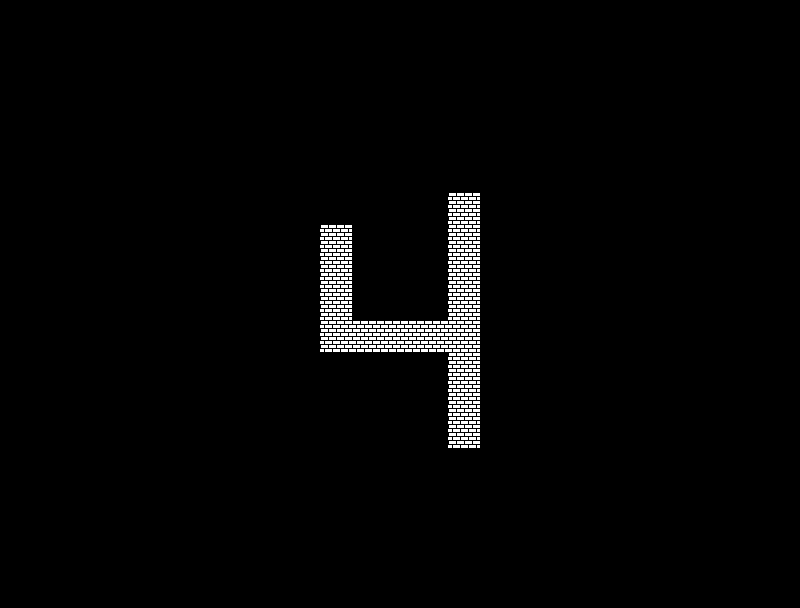

Tiled map render using the project's own tile images. Description and the whole map definition, tile-layer contents included, below:
An orthogonal 25x19 tile map with 32x32 px tiles, 2 tile layers (background, collision) and 5 objects.

<map version="1.0" orientation="orthogonal" renderorder="right-down" width="25" height="19" tilewidth="32" tileheight="32" nextobjectid="8">
 <tileset firstgid="1" name="protoTiles" tilewidth="32" tileheight="32" tilecount="100" columns="10">
  <image source="../../assets/protoTiles.png" width="320" height="320" />
 </tileset>
 <layer name="background" width="25" height="19">
  <data encoding="csv">
0,0,0,0,0,0,0,0,0,0,0,0,0,0,0,0,0,0,0,0,0,0,0,0,0,
0,0,0,0,0,0,0,0,0,0,0,0,0,0,0,0,0,0,0,0,0,0,0,0,0,
0,0,0,0,0,0,0,0,0,0,0,0,0,0,0,0,0,0,0,0,0,0,0,0,0,
0,0,0,0,0,0,0,0,0,0,0,0,0,0,0,0,0,0,0,0,0,0,0,0,0,
0,0,0,0,0,0,0,0,0,0,0,0,0,0,0,0,0,0,0,0,0,0,0,0,0,
0,0,0,0,0,0,0,0,0,0,0,0,0,0,0,0,0,0,0,0,0,0,0,0,0,
0,0,0,0,0,0,0,0,0,0,0,0,0,0,0,0,0,0,0,0,0,0,0,0,0,
0,0,0,0,0,0,0,0,0,0,0,0,0,0,0,0,0,0,0,0,0,0,0,0,0,
0,0,0,0,0,0,0,0,0,0,0,0,0,0,0,0,0,0,0,0,0,0,0,0,0,
0,0,0,0,0,0,0,0,0,0,0,0,0,0,0,0,0,0,0,0,0,0,0,0,0,
0,0,0,0,0,0,0,0,0,0,0,0,0,0,0,0,0,0,0,0,0,0,0,0,0,
0,0,0,0,0,0,0,0,0,0,0,0,0,0,0,0,0,0,0,0,0,0,0,0,0,
0,0,0,0,0,0,0,0,0,0,0,0,0,0,0,0,0,0,0,0,0,0,0,0,0,
0,0,0,0,0,0,0,0,0,0,0,0,0,0,0,0,0,0,0,0,0,0,0,0,0,
0,0,0,0,0,0,0,0,0,0,0,0,0,0,0,0,0,0,0,0,0,0,0,0,0,
0,0,0,0,0,0,0,0,0,0,0,0,0,0,0,0,0,0,0,0,0,0,0,0,0,
0,0,0,0,0,0,0,0,0,0,0,0,0,0,0,0,0,0,0,0,0,0,0,0,0,
0,0,0,0,0,0,0,0,0,0,0,0,0,0,0,0,0,0,0,0,0,0,0,0,0,
0,0,0,0,0,0,0,0,0,0,0,0,0,0,0,0,0,0,0,0,0,0,0,0,0
</data>
 </layer>
 <layer name="collision" width="25" height="19">
  <data encoding="csv">
0,0,0,0,0,0,0,0,0,0,0,0,0,0,0,0,0,0,0,0,0,0,0,0,0,
0,0,0,0,0,0,0,0,0,0,0,0,0,0,0,0,0,0,0,0,0,0,0,0,0,
0,0,0,0,0,0,0,0,0,0,0,0,0,0,0,0,0,0,0,0,0,0,0,0,0,
0,0,0,0,0,0,0,0,0,0,0,0,0,0,0,0,0,0,0,0,0,0,0,0,0,
0,0,0,0,0,0,0,0,0,0,0,0,0,0,0,0,0,0,0,0,0,0,0,0,0,
0,0,0,0,0,0,0,0,0,0,0,0,0,0,0,0,0,0,0,0,0,0,0,0,0,
0,0,0,0,0,0,0,0,0,0,0,0,0,0,3,0,0,0,0,0,0,0,0,0,0,
0,0,0,0,0,0,0,0,0,0,3,0,0,0,3,0,0,0,0,0,0,0,0,0,0,
0,0,0,0,0,0,0,0,0,0,3,0,0,0,3,0,0,0,0,0,0,0,0,0,0,
0,0,0,0,0,0,0,0,0,0,3,0,0,0,3,0,0,0,0,0,0,0,0,0,0,
0,0,0,0,0,0,0,0,0,0,3,3,3,3,3,0,0,0,0,0,0,0,0,0,0,
0,0,0,0,0,0,0,0,0,0,0,0,0,0,3,0,0,0,0,0,0,0,0,0,0,
0,0,0,0,0,0,0,0,0,0,0,0,0,0,3,0,0,0,0,0,0,0,0,0,0,
0,0,0,0,0,0,0,0,0,0,0,0,0,0,3,0,0,0,0,0,0,0,0,0,0,
0,0,0,0,0,0,0,0,0,0,0,0,0,0,0,0,0,0,0,0,0,0,0,0,0,
0,0,0,0,0,0,0,0,0,0,0,0,0,0,0,0,0,0,0,0,0,0,0,0,0,
0,0,0,0,0,0,0,0,0,0,0,0,0,0,0,0,0,0,0,0,0,0,0,0,0,
0,0,0,0,0,0,0,0,0,0,0,0,0,0,0,0,0,0,0,0,0,0,0,0,0,
0,0,0,0,0,0,0,0,0,0,0,0,0,0,0,0,0,0,0,0,0,0,0,0,0
</data>
 </layer>
 <objectgroup name="sprite">
  <object id="2" gid="5" x="128" y="96" width="32" height="32" />
  <object id="3" gid="5" x="64" y="576" width="32" height="32" />
  <object id="4" gid="5" x="576" y="96" width="32" height="32" />
  <object id="5" gid="5" x="576" y="512" width="32" height="32" />
  <object id="7" gid="2" x="384" y="320" width="32" height="32" />
 </objectgroup>
</map>
